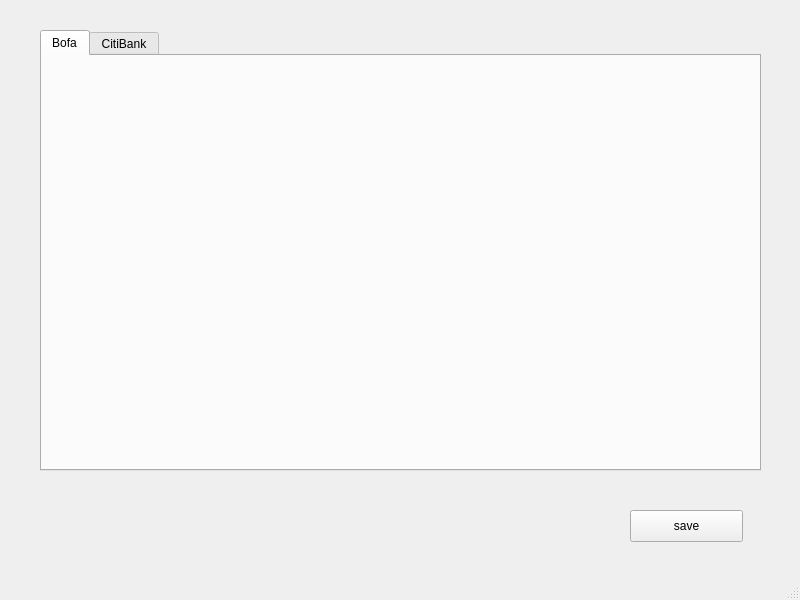
<?xml version="1.0" encoding="UTF-8"?>
<ui version="4.0">
 <class>window4</class>
 <widget class="QMainWindow" name="window4">
  <property name="geometry">
   <rect>
    <x>0</x>
    <y>0</y>
    <width>800</width>
    <height>600</height>
   </rect>
  </property>
  <property name="windowTitle">
   <string>MainWindow</string>
  </property>
  <widget class="QWidget" name="centralwidget">
   <widget class="QTabWidget" name="window4_tabs_widget">
    <property name="geometry">
     <rect>
      <x>40</x>
      <y>30</y>
      <width>721</width>
      <height>441</height>
     </rect>
    </property>
    <property name="currentIndex">
     <number>0</number>
    </property>
    <widget class="QWidget" name="tab">
     <attribute name="title">
      <string>Bofa</string>
     </attribute>
    </widget>
    <widget class="QWidget" name="tab_2">
     <attribute name="title">
      <string>CitiBank</string>
     </attribute>
    </widget>
   </widget>
   <widget class="QPushButton" name="window4_save_btn">
    <property name="geometry">
     <rect>
      <x>630</x>
      <y>510</y>
      <width>113</width>
      <height>32</height>
     </rect>
    </property>
    <property name="text">
     <string>save</string>
    </property>
   </widget>
  </widget>
  <widget class="QMenuBar" name="menubar">
   <property name="geometry">
    <rect>
     <x>0</x>
     <y>0</y>
     <width>800</width>
     <height>22</height>
    </rect>
   </property>
  </widget>
  <widget class="QStatusBar" name="statusbar"/>
 </widget>
 <resources/>
 <connections/>
</ui>
